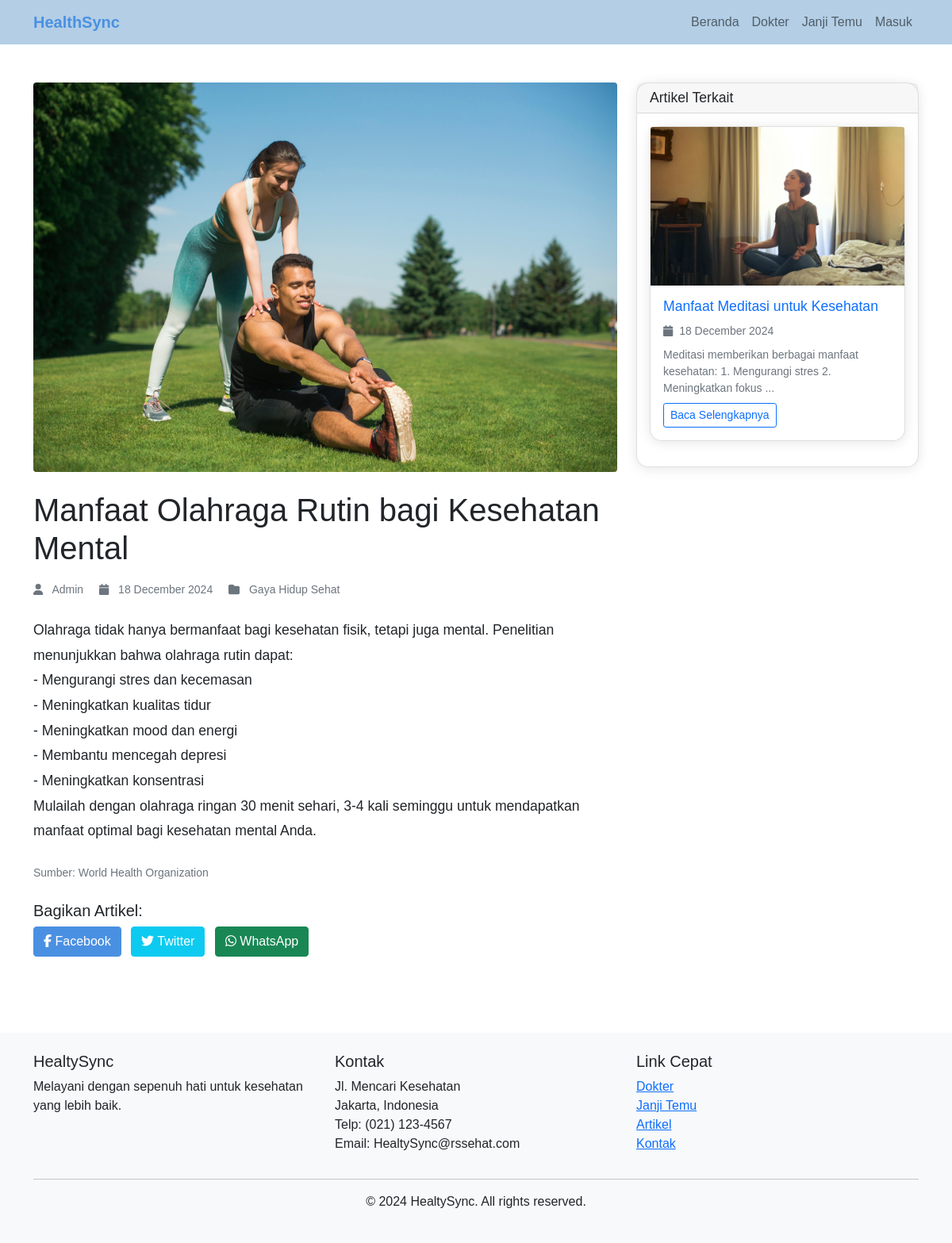
/article.php?id=7, run on the app's committed database.
### tables this page shows
CREATE TABLE `health_articles` (
  `id` int(11) NOT NULL,
  `title` varchar(255) NOT NULL,
  `content` text NOT NULL,
  `image` varchar(255) DEFAULT NULL,
  `category` varchar(100) NOT NULL,
  `author_id` int(11) DEFAULT NULL,
  `source` varchar(255) DEFAULT NULL,
  `published_at` timestamp NOT NULL DEFAULT current_timestamp(),
  `created_at` timestamp NOT NULL DEFAULT current_timestamp(),
  `updated_at` timestamp NOT NULL DEFAULT current_timestamp() ON UPDATE current_timestamp()
);

### article.php (the view, shortened to what this page needs)
<?php
require_once 'config/database.php';
if (isset($_GET['id'])) {
    try {
        $stmt = $pdo->prepare("
            SELECT
                ha.*,
                u.name as author_name
            FROM health_articles ha
            LEFT JOIN users u ON ha.author_id = u.id
            WHERE ha.id = ?
        ");
        $stmt->execute([$_GET['id']]);
        $article = $stmt->fetch();
        $stmt = $pdo->prepare("
            SELECT * FROM health_articles
            WHERE category = ? AND id != ?
            ORDER BY published_at DESC
            LIMIT 3
        ");
        $stmt->execute([$article['category'], $article['id']]);
        $related_articles = $stmt->fetchAll();
    } catch(PDOException $e) {
        $error = "Terjadi kesalahan saat mengambil artikel.";
    }
    try {
        $stmt = $pdo->prepare("
            SELECT * FROM health_articles
            WHERE category = ?
            AND id != ?
            AND published_at <= CURRENT_TIMESTAMP
            ORDER BY published_at DESC
            LIMIT 3
        ");
        $stmt->execute([$article['category'], $article['id']]);
        $related_articles = $stmt->fetchAll();
    } catch(PDOException $e) {
        $error = "Terjadi kesalahan saat mengambil artikel terkait.";
    }
} else {
    header("Location: articles.php");
    exit();
}
include 'includes/header.php';
?>
<div class="container my-5">
    <?php if (isset($error)): ?>
        <div class="alert alert-danger"><?php echo $error; ?></div>
    <?php else: ?>
        <div class="row">
            <div class="col-lg-8">
                <article>
                    <?php if($article['image']): ?>
                        <img src="<?php echo htmlspecialchars($article['image']); ?>"
                             alt="<?php echo htmlspecialchars($article['title']); ?>"
                             class="img-fluid rounded mb-4">
                    <?php endif; ?>
                    <h1 class="mb-3"><?php echo htmlspecialchars($article['title']); ?></h1>
                    <div class="text-muted mb-4">
                        <small>
                            <i class="fas fa-user me-2"></i>
                            <?php echo htmlspecialchars($article['author_name'] ?? 'Admin'); ?>
                            <i class="fas fa-calendar ms-3 me-2"></i>
                            <?php echo date('d F Y', strtotime($article['published_at'])); ?>
                            <i class="fas fa-folder ms-3 me-2"></i>
                            <?php echo htmlspecialchars($article['category']); ?>
                        </small>
                    </div>
                    <div class="article-content">
                        <?php echo nl2br(htmlspecialchars($article['content'])); ?>
                    </div>
                    <?php if($article['source']): ?>
                        <div class="mt-4">
                            <small class="text-muted">
                                Sumber: <?php echo htmlspecialchars($article['source']); ?>
                            </small>
                        </div>
                    <?php endif; ?>
                </article>
                <div class="mt-4 mb-5">
                    <h5>Bagikan Artikel:</h5>
                    <?php
                    $share_url = urlencode("http://" . $_SERVER['HTTP_HOST'] . $_SERVER['REQUEST_URI']);
                    $share_title = urlencode($article['title']);
                    ?>
                    <a href="https://www.facebook.com/sharer/sharer.php?u=<?php echo $share_url; ?>"
                       class="btn btn-primary me-2" target="_blank">
                        <i class="fab fa-facebook-f"></i> Facebook
                    </a>
                    <a href="https://twitter.com/intent/tweet?url=<?php echo $share_url; ?>&text=<?php echo $share_title; ?>"
                       class="btn btn-info me-2 text-white" target="_blank">
                        <i class="fab fa-twitter"></i> Twitter
                    </a>
                    <a href="https://wa.me/?text=<?php echo $share_title . '%20' . $share_url; ?>"
                       class="btn btn-success" target="_blank">
                        <i class="fab fa-whatsapp"></i> WhatsApp
                    </a>
                </div>
            </div>
            <div class="col-lg-4">
                <div class="card mb-4">
                    <div class="card-header">
                        <h5 class="card-title mb-0">Artikel Terkait</h5>
                    </div>
                    <div class="card-body">
                        <?php if(empty($related_articles)): ?>
                            <p class="text-muted">Tidak ada artikel terkait.</p>
                        <?php else: ?>
                            <?php foreach($related_articles as $related): ?>
                                <div class="card mb-3">
                                    <?php if($related['image']): ?>
                                        <img src="<?php echo htmlspecialchars($related['image']); ?>"
                                            alt="<?php echo htmlspecialchars($related['title']); ?>"
                                            class="card-img-top">
                                    <?php endif; ?>
                                    <div class="card-body">
                                        <h6 class="card-title">
                                            <a href="article.php?id=<?php echo $related['id']; ?>"
                                            class="text-decoration-none">
                                                <?php echo htmlspecialchars($related['title']); ?>
                                            </a>
                                        </h6>
                                        <p class="card-text">
                                            <small class="text-muted">
                                                <i class="fas fa-calendar me-1"></i>
                                                <?php echo date('d F Y', strtotime($related['published_at'])); ?>
                                            </small>
                                        </p>
                                        <p class="card-text text-muted small">
                                            <?php
                                            $excerpt = strip_tags($related['content']);
                                            echo substr($excerpt, 0, 100) . '...';
                                            ?>
                                        </p>
                                        <a href="article.php?id=<?php echo $related['id']; ?>"
                                        class="btn btn-sm btn-outline-primary">
                                            Baca Selengkapnya
                                        </a>
                                    </div>
                                </div>
                            <?php endforeach; ?>
                        <?php endif; ?>
                    </div>
                </div>
            </div>
        </div>
    <?php endif; ?>
</div>
<?php include 'includes/footer.php'; ?>

### includes/header.php (style rules this page uses)
:root { --primary-color: #4A90E2; --light-blue: #b3cee5; }
body { font-family: 'Arial', sans-serif; background-color: #ffffff; }
.btn-primary { background-color: var(--primary-color); border-color: var(--primary-color); }
.card { border-radius: 15px; box-shadow: 0 2px 15px rgba(0,0,0,0.1); }

### article.php (style rules this page uses)
.article-content { line-height: 1.8; font-size: 1.1em; }
.card-img-top { height: 200px; object-fit: cover; }
.card .card-title { font-size: 1.1rem; margin-bottom: 0.5rem; }
.card .card-text { margin-bottom: 0.5rem; }

### data on the page
health_articles: image (picture), title "Manfaat Olahraga Rutin bagi Kesehatan Mental", published_at "18 December 2024", category "Gaya Hidup Sehat", content "Olahraga tidak hanya bermanfaat bagi kesehatan fisik, tetapi juga mental. Penelitian menunjukkan bahwa olahraga rutin dapat: - Mengurangi stres dan kecemasan - Meningkatkan kualitas tidur - Meningkatkan mood dan energi - Membantu mencegah depresi - Meningkatkan konsentrasi Mulailah dengan olahraga ringan 30 menit sehari, 3-4 kali seminggu untuk mendapatkan manfaat optimal bagi kesehatan mental Anda.", source "World Health Organization"
health_articles: image (picture), title "Manfaat Meditasi untuk Kesehatan", published_at "18 December 2024", content "Meditasi memberikan berbagai manfaat kesehatan: 1. Mengurangi stres 2. Meningkatkan fokus"

### other printed values
$article['author_name'] "Admin"
